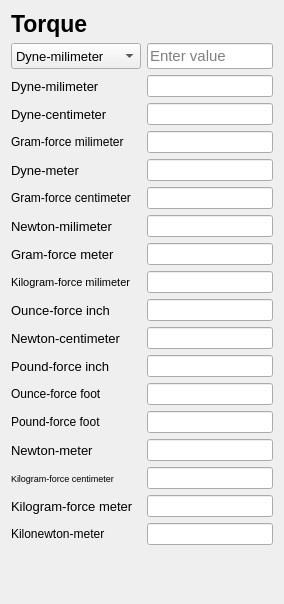
          <widget class="QWidget" name="scrollAreaWidgetContents_10">
           <property name="geometry">
            <rect>
             <x>0</x>
             <y>0</y>
             <width>284</width>
             <height>604</height>
            </rect>
           </property>
           <layout class="QGridLayout" name="gridLayout_21">
            <item row="11" column="0" colspan="2">
             <widget class="QLabel" name="label_80">
              <property name="font">
               <font>
                <pointsize>10</pointsize>
               </font>
              </property>
              <property name="text">
               <string>Newton-centimeter</string>
              </property>
             </widget>
            </item>
            <item row="11" column="2">
             <widget class="QLineEdit" name="lineEdit_80">
              <property name="readOnly">
               <bool>true</bool>
              </property>
             </widget>
            </item>
            <item row="1" column="2">
             <widget class="QLineEdit" name="lineEdit_71">
              <property name="font">
               <font>
                <pointsize>11</pointsize>
               </font>
              </property>
              <property name="dragEnabled">
               <bool>true</bool>
              </property>
              <property name="placeholderText">
               <string>Enter value</string>
              </property>
              <property name="clearButtonEnabled">
               <bool>true</bool>
              </property>
             </widget>
            </item>
            <item row="1" column="0" colspan="2">
             <widget class="QComboBox" name="comboBox_19">
              <property name="minimumSize">
               <size>
                <width>0</width>
                <height>0</height>
               </size>
              </property>
              <property name="maximumSize">
               <size>
                <width>130</width>
                <height>85</height>
               </size>
              </property>
              <property name="font">
               <font>
                <pointsize>10</pointsize>
               </font>
              </property>
              <item>
               <property name="text">
                <string>Dyne-milimeter</string>
               </property>
              </item>
              <item>
               <property name="text">
                <string>Dyne-centimeter</string>
               </property>
              </item>
              <item>
               <property name="text">
                <string>Gram-force milimeter</string>
               </property>
              </item>
              <item>
               <property name="text">
                <string>Dyne-meter</string>
               </property>
              </item>
              <item>
               <property name="text">
                <string>Gram-force centimeter</string>
               </property>
              </item>
              <item>
               <property name="text">
                <string>Newton-milimeter</string>
               </property>
              </item>
              <item>
               <property name="text">
                <string>Gram-force meter</string>
               </property>
              </item>
              <item>
               <property name="text">
                <string>Kilogram-force milimeter</string>
               </property>
              </item>
              <item>
               <property name="text">
                <string>Ounce-force inch</string>
               </property>
              </item>
              <item>
               <property name="text">
                <string>Newton-centimeter</string>
               </property>
              </item>
              <item>
               <property name="text">
                <string>Pound-force inch</string>
               </property>
              </item>
              <item>
               <property name="text">
                <string>Ounce-force foot</string>
               </property>
              </item>
              <item>
               <property name="text">
                <string>Pound-force foot</string>
               </property>
              </item>
              <item>
               <property name="text">
                <string>Newton-meter</string>
               </property>
              </item>
              <item>
               <property name="text">
                <string>Kilogram-force centimeter</string>
               </property>
              </item>
              <item>
               <property name="text">
                <string>Kilogram-force meter</string>
               </property>
              </item>
              <item>
               <property name="text">
                <string>Kilonewton-Meter</string>
               </property>
              </item>
             </widget>
            </item>
            <item row="0" column="0" colspan="3">
             <widget class="QLabel" name="label_71">
              <property name="font">
               <font>
                <pointsize>17</pointsize>
                <weight>75</weight>
                <bold>true</bold>
               </font>
              </property>
              <property name="text">
               <string>Torque</string>
              </property>
             </widget>
            </item>
            <item row="5" column="0" colspan="2">
             <widget class="QLabel" name="label_75">
              <property name="font">
               <font>
                <pointsize>10</pointsize>
               </font>
              </property>
              <property name="text">
               <string>Dyne-meter</string>
              </property>
             </widget>
            </item>
            <item row="5" column="2">
             <widget class="QLineEdit" name="lineEdit_75">
              <property name="readOnly">
               <bool>true</bool>
              </property>
             </widget>
            </item>
            <item row="18" column="2">
             <widget class="QLineEdit" name="lineEdit_86">
              <property name="readOnly">
               <bool>true</bool>
              </property>
             </widget>
            </item>
            <item row="19" column="2">
             <widget class="QLineEdit" name="lineEdit_87">
              <property name="readOnly">
               <bool>true</bool>
              </property>
             </widget>
            </item>
            <item row="19" column="0">
             <widget class="QLabel" name="label_87">
              <property name="font">
               <font>
                <pointsize>9</pointsize>
               </font>
              </property>
              <property name="text">
               <string>Kilonewton-meter</string>
              </property>
             </widget>
            </item>
            <item row="16" column="0">
             <widget class="QLabel" name="label_84">
              <property name="font">
               <font>
                <pointsize>10</pointsize>
               </font>
              </property>
              <property name="text">
               <string>Newton-meter</string>
              </property>
             </widget>
            </item>
            <item row="9" column="0" colspan="2">
             <widget class="QLabel" name="label_79">
              <property name="font">
               <font>
                <pointsize>8</pointsize>
               </font>
              </property>
              <property name="text">
               <string>Kilogram-force milimeter</string>
              </property>
             </widget>
            </item>
            <item row="9" column="2">
             <widget class="QLineEdit" name="lineEdit_79">
              <property name="readOnly">
               <bool>true</bool>
              </property>
             </widget>
            </item>
            <item row="6" column="0" colspan="2">
             <widget class="QLabel" name="label_76">
              <property name="font">
               <font>
                <pointsize>9</pointsize>
               </font>
              </property>
              <property name="text">
               <string>Gram-force centimeter</string>
              </property>
             </widget>
            </item>
            <item row="6" column="2">
             <widget class="QLineEdit" name="lineEdit_76">
              <property name="readOnly">
               <bool>true</bool>
              </property>
             </widget>
            </item>
            <item row="15" column="0" colspan="2">
             <widget class="QLabel" name="label_83">
              <property name="font">
               <font>
                <pointsize>9</pointsize>
               </font>
              </property>
              <property name="text">
               <string>Pound-force foot</string>
              </property>
             </widget>
            </item>
            <item row="2" column="2">
             <widget class="QLineEdit" name="lineEdit_72">
              <property name="font">
               <font>
                <pointsize>9</pointsize>
               </font>
              </property>
              <property name="readOnly">
               <bool>true</bool>
              </property>
             </widget>
            </item>
            <item row="3" column="0" colspan="2">
             <widget class="QLabel" name="label_73">
              <property name="font">
               <font>
                <pointsize>10</pointsize>
               </font>
              </property>
              <property name="text">
               <string>Dyne-centimeter</string>
              </property>
             </widget>
            </item>
            <item row="3" column="2">
             <widget class="QLineEdit" name="lineEdit_73">
              <property name="readOnly">
               <bool>true</bool>
              </property>
             </widget>
            </item>
            <item row="2" column="0" colspan="2">
             <widget class="QLabel" name="label_72">
              <property name="font">
               <font>
                <pointsize>10</pointsize>
               </font>
              </property>
              <property name="text">
               <string>Dyne-milimeter</string>
              </property>
             </widget>
            </item>
            <item row="20" column="0">
             <spacer name="verticalSpacer_9">
              <property name="orientation">
               <enum>Qt::Vertical</enum>
              </property>
              <property name="sizeHint" stdset="0">
               <size>
                <width>20</width>
                <height>122</height>
               </size>
              </property>
             </spacer>
            </item>
            <item row="7" column="0" colspan="2">
             <widget class="QLabel" name="label_77">
              <property name="font">
               <font>
                <pointsize>10</pointsize>
               </font>
              </property>
              <property name="text">
               <string>Newton-milimeter</string>
              </property>
             </widget>
            </item>
            <item row="7" column="2">
             <widget class="QLineEdit" name="lineEdit_77">
              <property name="readOnly">
               <bool>true</bool>
              </property>
             </widget>
            </item>
            <item row="8" column="0" colspan="2">
             <widget class="QLabel" name="label_78">
              <property name="font">
               <font>
                <pointsize>10</pointsize>
               </font>
              </property>
              <property name="text">
               <string>Gram-force meter</string>
              </property>
             </widget>
            </item>
            <item row="4" column="0" colspan="2">
             <widget class="QLabel" name="label_74">
              <property name="font">
               <font>
                <pointsize>9</pointsize>
               </font>
              </property>
              <property name="text">
               <string>Gram-force milimeter</string>
              </property>
             </widget>
            </item>
            <item row="15" column="2">
             <widget class="QLineEdit" name="lineEdit_83">
              <property name="readOnly">
               <bool>true</bool>
              </property>
             </widget>
            </item>
            <item row="16" column="2">
             <widget class="QLineEdit" name="lineEdit_84">
              <property name="readOnly">
               <bool>true</bool>
              </property>
             </widget>
            </item>
            <item row="8" column="2">
             <widget class="QLineEdit" name="lineEdit_78">
              <property name="readOnly">
               <bool>true</bool>
              </property>
             </widget>
            </item>
            <item row="13" column="0" rowspan="2" colspan="2">
             <widget class="QLabel" name="label_82">
              <property name="font">
               <font>
                <pointsize>9</pointsize>
               </font>
              </property>
              <property name="text">
               <string>Ounce-force foot</string>
              </property>
             </widget>
            </item>
            <item row="13" column="2" rowspan="2">
             <widget class="QLineEdit" name="lineEdit_82">
              <property name="readOnly">
               <bool>true</bool>
              </property>
             </widget>
            </item>
            <item row="18" column="0">
             <widget class="QLabel" name="label_86">
              <property name="font">
               <font>
                <pointsize>10</pointsize>
               </font>
              </property>
              <property name="text">
               <string>Kilogram-force meter</string>
              </property>
             </widget>
            </item>
            <item row="4" column="2">
             <widget class="QLineEdit" name="lineEdit_74">
              <property name="readOnly">
               <bool>true</bool>
              </property>
             </widget>
            </item>
            <item row="17" column="2">
             <widget class="QLineEdit" name="lineEdit_85">
              <property name="readOnly">
               <bool>true</bool>
              </property>
             </widget>
            </item>
            <item row="17" column="0">
             <widget class="QLabel" name="label_85">
              <property name="font">
               <font>
                <pointsize>7</pointsize>
               </font>
              </property>
              <property name="text">
               <string>Kilogram-force centimeter</string>
              </property>
             </widget>
            </item>
            <item row="12" column="0" colspan="2">
             <widget class="QLabel" name="label_81">
              <property name="font">
               <font>
                <pointsize>10</pointsize>
               </font>
              </property>
              <property name="text">
               <string>Pound-force inch</string>
              </property>
             </widget>
            </item>
            <item row="12" column="2">
             <widget class="QLineEdit" name="lineEdit_81">
              <property name="readOnly">
               <bool>true</bool>
              </property>
             </widget>
            </item>
            <item row="10" column="0">
             <widget class="QLabel" name="label_88">
              <property name="font">
               <font>
                <pointsize>10</pointsize>
               </font>
              </property>
              <property name="text">
               <string>Ounce-force inch</string>
              </property>
             </widget>
            </item>
            <item row="10" column="2">
             <widget class="QLineEdit" name="lineEdit_88">
              <property name="readOnly">
               <bool>true</bool>
              </property>
             </widget>
            </item>
           </layout>
          </widget>
